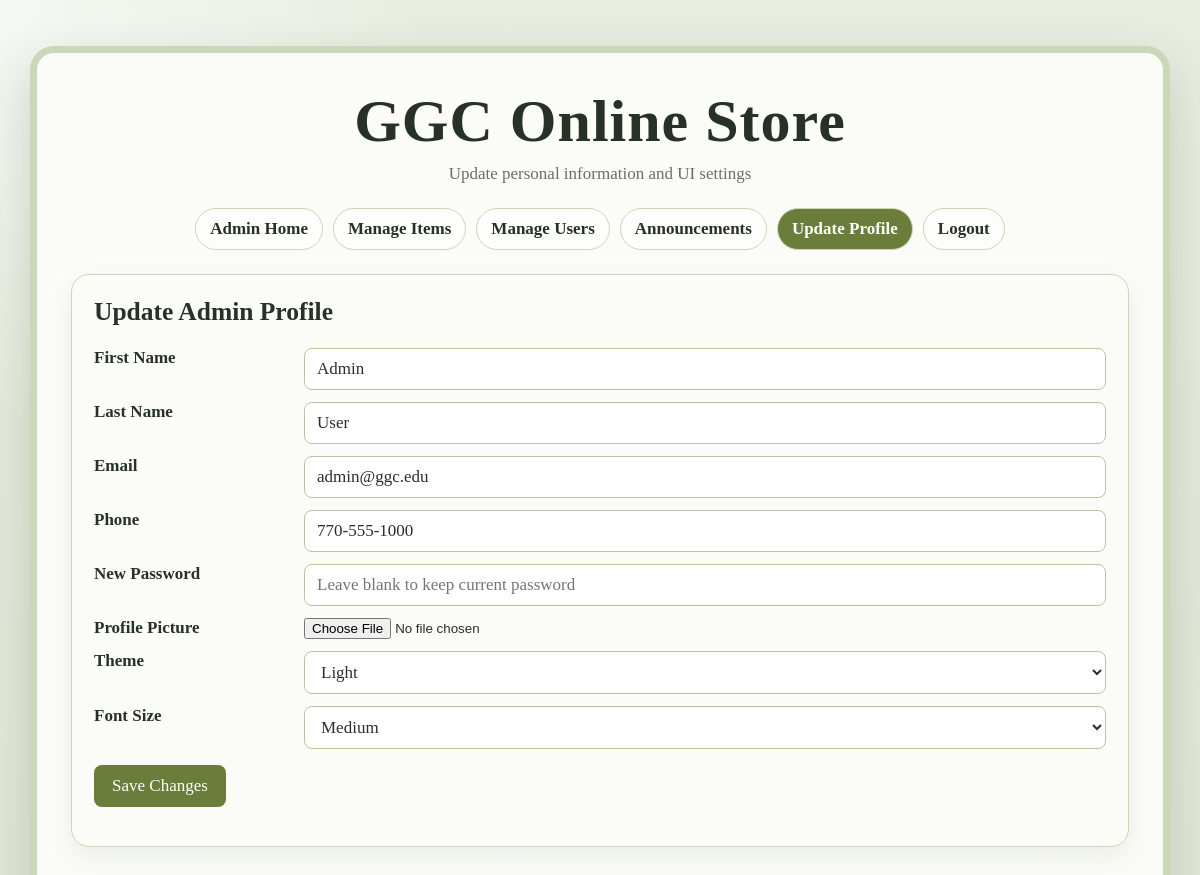
The app's page /profile.php (signed in) with its own data.
### tables this page shows
CREATE TABLE users (
    id INT AUTO_INCREMENT PRIMARY KEY,
    registration_date DATE NOT NULL,
    first_name VARCHAR(60) NOT NULL,
    last_name VARCHAR(60) NOT NULL,
    email VARCHAR(120) NOT NULL UNIQUE,
    phone VARCHAR(30) NOT NULL,
    pw VARCHAR(120) NOT NULL,
    role ENUM('student', 'admin') NOT NULL DEFAULT 'student',
    profile_image VARCHAR(255) DEFAULT '',
    security_question_1 VARCHAR(255) NOT NULL,
    security_answer_1 VARCHAR(255) NOT NULL,
    security_question_2 VARCHAR(255) NOT NULL,
    security_answer_2 VARCHAR(255) NOT NULL
);

### includes/utilities.php (called while the page is built, shortened)
<?php
function h($value)
{
    return htmlspecialchars((string) $value, ENT_QUOTES);
}
function current_user($dbc)
{
    $userId = (int) $_SESSION["user_id"];
    $sql = "SELECT * FROM users WHERE id = $userId LIMIT 1";
    $result = mysqli_query($dbc, $sql);
    return $result ? mysqli_fetch_assoc($result) : null;
}
?>

### includes/theme.php (called while the page is built, shortened)
<?php
function get_pref($name, $default)
{
    return $_COOKIE[$name] ?? $default;
}
?>

### profile.php (the view, shortened to what this page needs)
<?php
include "connection.php";
$user = current_user($dbc);
?>
<section class="panel">
    <h2><?php echo $_SESSION["role"] === "admin" ? "Update Admin Profile" : "Update My Profile"; ?></h2>
    <form method="post" enctype="multipart/form-data" action="<?php echo h($_SERVER["PHP_SELF"]); ?>">
        <div class="row">
            <label for="first_name">First Name</label>
            <input type="text" id="first_name" name="first_name" value="<?php echo h($user["first_name"]); ?>" required>
        </div>
        <div class="row">
            <label for="last_name">Last Name</label>
            <input type="text" id="last_name" name="last_name" value="<?php echo h($user["last_name"]); ?>" required>
        </div>
        <div class="row">
            <label for="email">Email</label>
            <input type="email" id="email" name="email" value="<?php echo h($user["email"]); ?>" required>
        </div>
        <div class="row">
            <label for="phone">Phone</label>
            <input type="text" id="phone" name="phone" value="<?php echo h($user["phone"]); ?>">
        </div>
        <div class="row">
            <label for="password">New Password</label>
            <input type="password" id="password" name="password" placeholder="Leave blank to keep current password">
        </div>
        <div class="row">
            <label for="profile_image">Profile Picture</label>
            <input type="file" id="profile_image" name="profile_image" accept=".jpg,.jpeg,.png,.gif,.webp">
        </div>
        <div class="row">
            <label for="theme_mode">Theme</label>
            <select id="theme_mode" name="theme_mode">
                <option value="light" <?php echo get_pref("theme_mode", "light") === "light" ? "selected" : ""; ?>>Light</option>
            </select>
        </div>
        <div class="row">
            <label for="font_size">Font Size</label>
            <select id="font_size" name="font_size">
                <option value="17" <?php echo get_pref("font_size", "17") === "17" ? "selected" : ""; ?>>Medium</option>
            </select>
        </div>
        <div class="actions">
            <input type="submit" value="Save Changes">
        </div>
    </form>
</section>

### style.css (style rules this page uses)
* { box-sizing: border-box; }
body { margin: 0; font-family: Georgia, "Times New Roman", serif; font-size: var(--font-size); background: radial-gradient(circle at top left, rgba(255, 255, 255, 0.6), transparent 28%), linear-gradient(180deg, var(--bg), color-mix(in srgb, var(--bg) 76%, #c8d1b3)); color: var(--text); }
.panel { background: var(--panel); border: 1px solid var(--soft); border-radius: 18px; padding: 22px; box-shadow: 0 10px 28px rgba(46, 58, 35, 0.08); margin-bottom: 18px; }
.panel h2, .panel h3 { margin-top: 0; }
.row { display: grid; grid-template-columns: 200px 1fr; gap: 10px; align-items: start; margin-bottom: 12px; }
label { font-weight: bold; }
input[type="text"], input[type="email"], input[type="password"], input[type="number"], input[type="date"], textarea, select { width: 100%; padding: 10px 12px; border: 1px solid #b8c4a4; border-radius: 8px; font: inherit; background: #fff; color: #273126; }
.actions { display: flex; flex-wrap: wrap; gap: 12px; margin-top: 16px; }
input[type="submit"], button, .button-link { border: none; border-radius: 8px; background: var(--accent); color: #fff; padding: 11px 18px; font: inherit; cursor: pointer; text-decoration: none; display: inline-block; }

### records on screen
users: first_name "Admin", last_name "User", email "admin@ggc.edu", phone "770-555-1000"

### other values on screen
$title "Update personal information and UI settings"
$label "Admin Home"
$label "Manage Items"
$label "Manage Users"
$label "Announcements"
$label "Update Profile"
$label "Logout"
